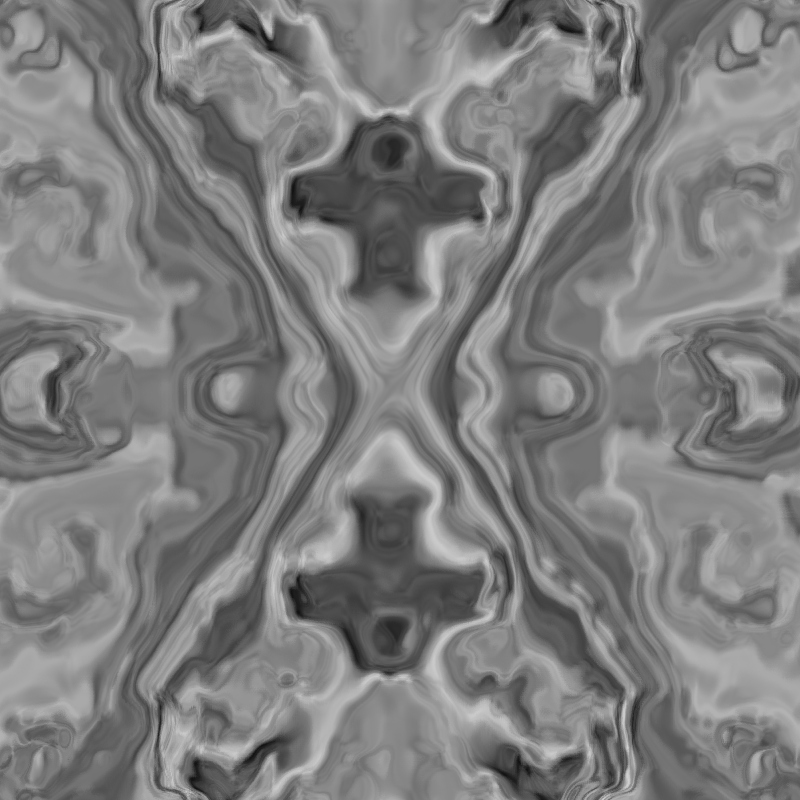
Frame 1 (no input)
Frame 60 (the mouse pressed at the canvas centre just before this capture): identical to frame 1, image omitted
Frame 120 (the mouse held since frame 60 and released just before this capture): identical to frame 1, image omitted

The Processing sketch that drew this single still picture (run headless with seeded random() and noise(); from frame 60 on, the mouse is pressed at the canvas centre):

// Processing sketch: pixel
// ── pixel.pde

float aspectRatio = 2;
float hueoffset = 0.0;
boolean doDraw = true;
boolean clearAndStart = false;
float scale = 5;
int a = 0;
void setup() {
  
  size(800,800);
  colorMode(RGB,1,1,1,1);
}


void draw () {
  aspectRatio = ((float)height/(float)width);

  if (doDraw) {
    shade();
    doDraw = false;
  } 
}


void mouseClicked(){
    noiseSeed(a);
    background(0);
    doDraw = true;
    
}

public void shade() {
  loadPixels();
  PVector coord = new PVector();
  for (int x = 0; x < width; x++) {
    for (int y = 0; y < height; y++) {
      coord.x = (float)x + 0.5f;
      coord.y = (float)y + 0.5f;
      coord.z = 1.0;
      color c = mainImage(coord);
      int idx = (x+(width*y));
      pixels[idx] = c;
    }
  }
  updatePixels();
}

public color mainImage(PVector coord) {
  float x = coord.x / width - .5;
  float y = (coord.y / height) * (aspectRatio) - (aspectRatio*.5);
  x *= scale;
  y *= scale;
    float v1 = noise(x, y);
    float v2 = noise((0.052+x), (0.013+y));
    float v12 = noise(v1, v2);
    float v21 = noise(v2, v1);
    float va = noise((0.017+ x)*v12, (0.092+y)*v12);
    float vb = noise((0.083+ x)*v21, (0.028+y)*v21);
    //float va = noise((1.7)*v12*0.02, (9.2)*v12*0.02);
    //float vb = noise((8.3)*v21*0.02, (2.8)*v21*0.02);
    float v = noise(vb*20, va*20);
    v12 += hueoffset;
    if (v12 > 1) v12 -=1;
    return color(v);  

}
